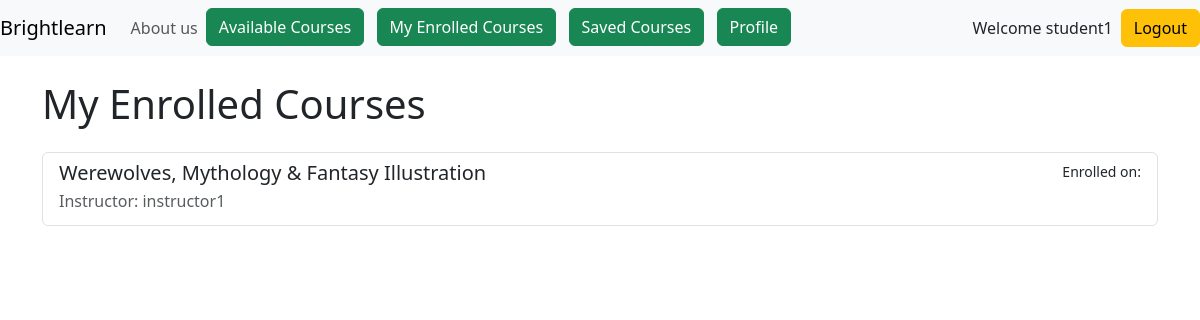
Screenshot of /courses/my-enrollments/ (signed in) with the database file from the repository.
### accounts/models.py (models this page shows, shortened)
class User(AbstractUser):
    name = models.CharField(max_length=70, default='name')
    contact = models.CharField(max_length=13)
    user_type = models.CharField(
        max_length=1,
        choices=(
            ('I', "Instructor"),
            ('S', "Student"),
        ),
    )

### courses/models.py (models this page shows, shortened)
class Enrollment(models.Model):
    STATUS_CHOICES = (
        ('pending', 'Pending'),
        ('accepted', 'Accepted'),
        ('rejected', 'Rejected'),
    )
    course = models.ForeignKey(Course, on_delete=models.CASCADE)
    student = models.ForeignKey(User, on_delete=models.CASCADE)
    enrollment_date = models.DateTimeField(auto_now_add=True)
    status = models.CharField(max_length=20, choices=STATUS_CHOICES, default='pending')
    notes = models.TextField(blank=True,null=True)
    class Meta:
        unique_together = ('course', 'student')

class Course(models.Model):
    instructor = models.ForeignKey(User, on_delete=models.CASCADE)
    title = models.CharField(max_length=200)
    description = models.TextField()
    category = models.CharField(max_length=100)
    price = models.DecimalField(max_digits=10, decimal_places=2)
    start_date = models.DateField()
    end_date = models.DateField()
    created_at = models.DateTimeField(auto_now_add=True)
    image = models.ImageField(upload_to='course_images/', blank=True, null=True)

### courses/views.py (the view)
# urls.py: path('my-enrollments/', views.my_enrolled_courses, name='my_enrolled_courses'),
@login_required
def my_enrolled_courses(request):
    if not is_student(request.user):
        messages.error(request, "Only students can view enrolled courses.")
        return redirect('home')
    enrolled_courses = Enrollment.objects.filter(student=request.user)
    return render(request, 'courses/my_enrolled_courses.html', {'enrolled_courses': enrolled_courses})

### courses/views.py (called while the page is built)
def is_student(user):
    return user.is_authenticated and user.user_type == 'S'

### courses/templates/courses/my_enrolled_courses.html
{% extends 'base.html' %}
{% block main %}
<div class="container mt-4">
    <h1 class="mb-4">My Enrolled Courses</h1>
    <div class="list-group">
        {% for enrolled_course in enrolled_courses %}
        <a href="{% url 'course_detail' enrolled_course.course.id %}" class="list-group-item list-group-item-action">
            <div class="d-flex w-100 justify-content-between">
                <h5 class="mb-1">{{ enrolled_course.course.title }}</h5>
                <small>Enrolled on: {{ enrolled_course.enrolled_on|date:"M d, Y" }}</small>
            </div>
            <p class="mb-1 text-muted">Instructor: {{ enrolled_course.course.instructor.username }}</p>
        </a>
        {% empty %}
        <div class="alert alert-info">
            You haven't enrolled in any courses yet.
            <a href="{% url 'course_list' %}" class="alert-link">Browse available courses.</a>
        </div>
        {% endfor %}
    </div>
</div>
{% endblock %}

### templates/base.html (shortened to what this page needs)
<!doctype html>
<html lang="en">
    <head>
        <link
            href="https://cdn.jsdelivr.net/npm/bootstrap@5.3.2/dist/css/bootstrap.min.css"
            rel="stylesheet"
        />
    </head>
    <body>
        <header>
             <nav class="navbar navbar-expand-md navbar-light bg-light">
                <a class="navbar-brand" href="{% url 'home' %}">Brightlearn</a>
                <div class="collapse navbar-collapse" id="collapsibleNavId">
                    <ul class="navbar-nav mr-auto mt-2 mt-lg-0">
                        <li class="nav-item active">
                            <a class="nav-link" href="{% url "about_us" %}">About us </a>
                        </li>
                        {% if request.user.is_authenticated %}
                            {% if request.user.user_type == 'I' %}
                                <li class="nav-item">
                                     <a class="btn btn-success" href="{% url 'course_create'%}"> Post Course </a>
                                </li>
                                &nbsp;
                                &nbsp;
                                <li class="nav-item">
                                    <a class="btn btn-success" href="{% url 'my_courses' %}"> My Courses </a>
                                </li>
                            {% elif request.user.user_type == 'S' %}
                                <li class="nav-item">
                                 <a class="btn btn-success" href="{% url 'course_list'%}"> Available Courses </a>
                                </li>
                                <li class="nav-item">
                                    <a class="btn btn-success" href="{% url 'my_enrolled_courses'%}"> My Enrolled Courses </a>
                                </li>
                                <li class="nav-item">
                                    <a class="btn btn-success" href="{% url 'saved_courses' %}"> Saved Courses </a>
                                </li>
                            {% endif %}
                            <li class="nav-item">
                                <a class="btn btn-success" href="{% url 'profile_details' %}"> Profile </a>
                            </li>
                        {% endif %}
                    </ul>
                </div>
                <ul class="navbar-nav ml-auto mt-2 mt-lg-0">
                    {% if not request.user.is_authenticated %}
                        <li class="nav-item" style="list-style-type:none;">
                             <a class="btn btn-success" href="{% url 'login'%}"> Login </a>
                        </li>
                        &nbsp;
                        &nbsp;
                        <li class="nav-item" style="list-style-type:none;">
                            <a class="btn btn-success" href="{% url 'register'%}"> Register </a>
                        </li>
                    {% else %}
                        <p class="my-auto me-2"> Welcome {{request.user.username}}</p>
                        <a class="btn btn-warning" href="{% url "logout" %}">Logout</a>
                    {% endif %}
                </ul>
             </nav>
        </header>
        <main>
            {% block main %}
            {% endblock main %}
        </main>
    </body>
</html>

### rows the page displays
User: user.username "student1"
Enrollment: course "Werewolves, Mythology & Fantasy Illustration", course.instructor.username "instructor1"
